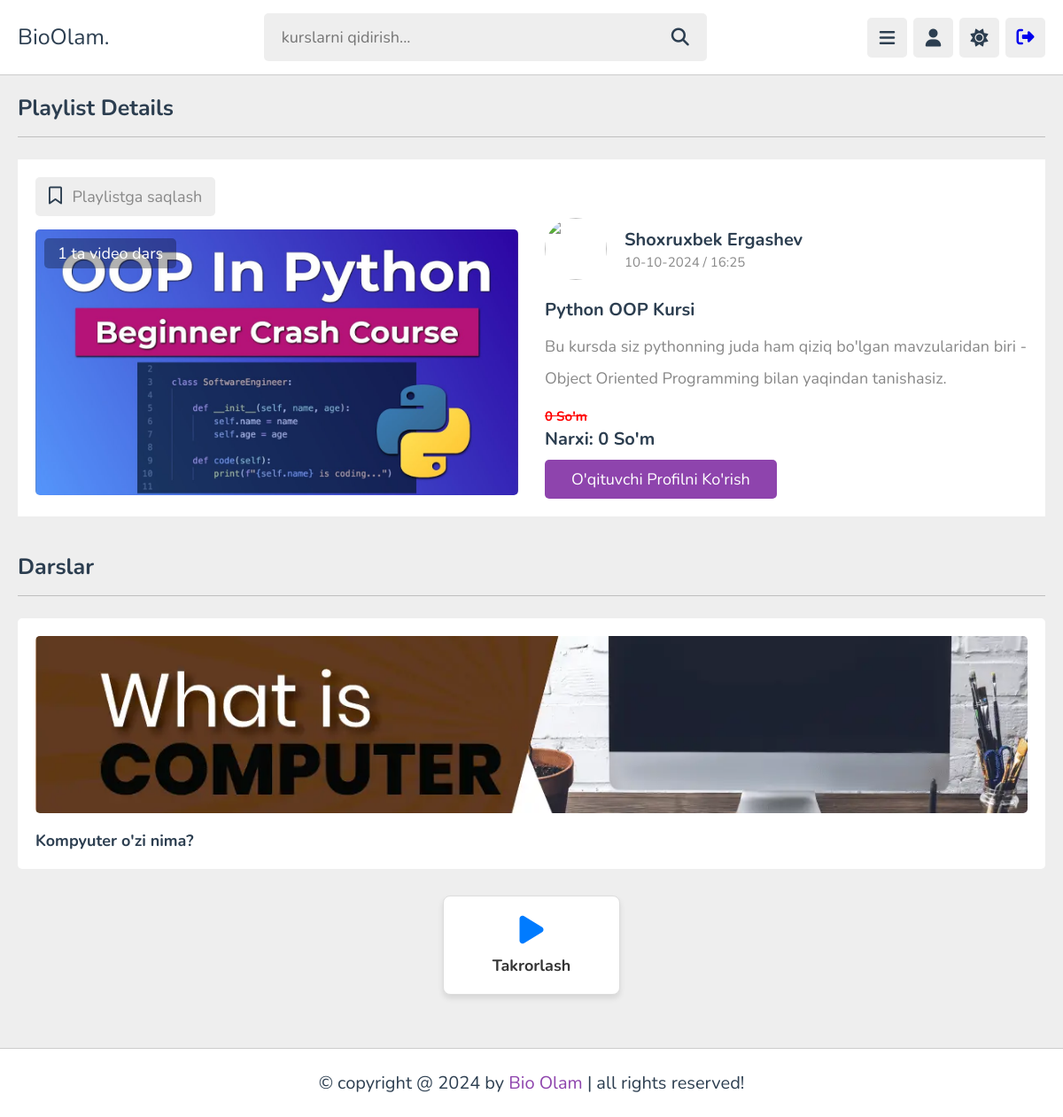
The app's page /courses/playlists/15/ (signed in) with its own data.
### courses/models.py (models this page shows, shortened)
class Subcategory(models.Model):
    class CourseType(models.TextChoices):
        Free = "Free", "Free"
        Paid = "Paid", "Paid"
    category = models.ForeignKey(
        Category,
        on_delete=models.CASCADE,
        related_name='subcategories'
    )
    teacher = models.ForeignKey(
        'users.Teachers',
        on_delete=models.CASCADE,
        related_name='subcategories'
    )
    course_type = models.CharField(
        max_length=200,
        choices=CourseType.choices,
        default=CourseType.Free
    )
    name = models.CharField(max_length=100)
    descriptions = models.TextField()
    image = models.ImageField(
        upload_to="subcategory/",
        blank=True,
        null=True
    )
    created_at = models.DateTimeField(auto_now_add=True)
    student_count = models.IntegerField(default=0)
    course_duration = models.IntegerField(default=0)
    videos_count = models.IntegerField(default=0)
    is_payment = models.BooleanField(default=False)
    old_price = models.IntegerField(default=0)
    price = models.BigIntegerField(default=0)

class Videos(models.Model):
    subcategory = models.ForeignKey(
        Subcategory,
        on_delete=models.CASCADE
    )
    name = models.CharField(max_length=100)
    description = models.TextField()
    time = models.IntegerField(default=0, null=False, blank=False)
    video = models.FileField(upload_to="videos/")
    likes_num = models.ManyToManyField(User, related_name="videos_like", blank=True)
    comment_num = models.IntegerField(default=0)
    created_at = models.DateTimeField(default=timezone.now)
    cover_image = models.ImageField(upload_to="videos/covers/", default="static/images/post-1-1.png")

### users/models.py (models this page shows, shortened)
class Teachers(models.Model):
    class TeacherType(models.TextChoices):
        Other = "Other", "Other"
        Biology = "Biologiya", "Biology"
        Chemistry = "Kimyo", "Chemistry"
        Physics = "Physics", "Physics"
        Math = "Matematika", "Math"
        English = "Ingliz tili", "English"
        History = "Tarix", "History"
        Geography = "Geografiya", "Geography"
        ComputerScience = "Computer Science", "Computer Science"
        Literature = "Adabiyot", "Literature"
        Art = "San'at", "Art"
        Music = "Musiqa", "Music"
    user = models.OneToOneField(
        User,
        on_delete=models.CASCADE,
        related_name='teacher'
    )
    profile = models.ForeignKey(
        Profile,
        on_delete=models.CASCADE,
        related_name='user_teachers',
    )
    teacher_type = models.CharField(
        max_length=200,
        choices=TeacherType.choices,
        default=TeacherType.Other
    )
    bio = models.TextField()
    courses_num = models.IntegerField(default=0)
    videos_num = models.IntegerField(default=0)
    student_num = models.IntegerField(default=0)
    likes_num = models.IntegerField(default=0)
    comments_num = models.IntegerField(default=0)
    income = models.DecimalField(max_digits=10, decimal_places=2, default=0.0)

### quiz_app/models.py (models this page shows, shortened)
class Quiz(models.Model):
    name = models.CharField(max_length=150)
    description = models.TextField(
        default="Another quiz!",
        blank=True,
        null=True
    )
    date = models.DateTimeField(
        auto_now_add=True,
        blank=True,
        null=True
    )
    subcategory = models.ForeignKey(
        Subcategory,
        on_delete=models.SET_NULL,
        help_text="Viktorina baholanadigan mavzu",
        null=True,
        blank=True,
        related_name="quizes" # The way we reference the quiz using a Topic object
    )
    teacher = models.ForeignKey(
        User,
        on_delete=models.CASCADE,
        related_name='quizzes',  # O'qituvchi orqali quizlarga murojaat qilish
        help_text="Viktorinani yaratgan o'qituvchi",
        default=None,
    )
    number_of_questions = models.IntegerField()
    time = models.IntegerField(
        help_text="Viktorinaning davomiyligi (daqiqalarda)"
    )
    required_score = models.DecimalField(
        help_text="Viktorinadan o'tish uchun necha foiz ball kerak bo'ladi",
        max_digits=6,
        decimal_places=2,
        validators=PERCENTAGE_VALIDATOR
    )
    difficulty = models.CharField(
        help_text="Viktorinaning qiyinligi",
        max_length=6,
        choices=DIFFICULTY_CHOICES
    )
    class Meta:
        verbose_name_plural = "Quizes"

### pages/views.py (the view)
# urls.py: path('courses/playlists/<int:id>/', playlists_view, name='playlists_view'),
@login_required()
def playlists_view(request, id):
    subcategory = get_object_or_404(Subcategory.objects.all(), id=id)
    quizzes = Quiz.objects.filter(subcategory=subcategory)
    profile = request.user.profile
    is_purchased = PurchasedPlaylist.objects.filter(user=request.user, subcategory=subcategory).exists()
    if request.method == 'POST':
        if profile.saved_playlists.filter(id=subcategory.id).exists():
            profile.saved_playlists.remove(subcategory)
        else:
            profile.saved_playlists.add(subcategory)
        return redirect('playlists_view', id=id)
    videos = subcategory.videos_set.all()
    quiz_results = {}
    for quiz in quizzes:
        latest_result = Result.objects.filter(user=profile, quiz=quiz).order_by('-date').first()
        quiz_results[quiz.pk] = latest_result
    context = {
        'subcategory': subcategory,
        'videos': videos,
         'is_saved': profile.saved_playlists.filter(id=subcategory.id).exists(),
         'is_purchased': is_purchased,
         'quizzes': quizzes,
         'quiz_results': quiz_results,
    }
    return render(request, 'side_bar/playlists.html', context)

### users/context_processor.py (called while the page is built)
def get_user(request):
    user = request.user
    context = {
        'user': user,
    }
    return context

### templates/side_bar/playlists.html (shortened to what this page needs)
{% extends "base.html" %}
{% load static %}
{% block content %}
<section class="playlist-details">
    <h1 class="heading">playlist details</h1>
    <div class="row">
       <div class="column">
         <form action="" method="post" class="save-playlist">
            <button type="submit">
                <i class="far fa-bookmark"></i>
                <span>
                   {% if is_saved %}
                       <span style="color: green;">Playlistsdan olib tashlash</span>
                   {% else %}
                       Playlistga saqlash
                   {% endif %}
                </span>
            </button>
         </form>
          <div class="thumb">
             <img src="{{ subcategory.image.url }}" alt="">
             <span>{{ subcategory.videos_count }} ta video dars</span>
          </div>
       </div>
       <div class="column">
          <div class="tutor">
             {% if subcategory.teacher.profile.photo %}
                 <img src="{{ subcategory.teacher.profile.photo.url }}" alt="">
             {% else %}
                 <img src="{% static 'images/user.png' %}" alt="">
             {% endif %}
             <div>
                <h3>{{ subcategory.teacher.user.first_name }} {{ subcategory.teacher.user.last_name }}</h3>
                <span>{{ subcategory.created_at|date:"d-m-Y / H:i" }}</span>
             </div>
          </div>
          <div class="details">
             <h3>{{ subcategory.name }}</h3>
             <p>{{ subcategory.descriptions }}</p>
             {% if not is_purchased %}
               <h3><del style="text-decoration: line-through; font-size: 15px; color: red;">{{ subcategory.old_price }} so'm</del></h3>
               <h3>Narxi: {{ subcategory.price }} so'm</h3>
             {% endif %}
             <a href="{% url "teacher_profile" subcategory.teacher.id %}" class="inline-btn">O'qituvchi Profilni ko'rish</a>
          </div>
       </div>
    </div>
 </section>
 <section class="playlist-videos">
    <h1 class="heading">Darslar</h1>
    <div class="box-container">
      {% for video in videos %}
          {% if subcategory.course_type == "Paid" %}
              {% if is_purchased %}
                <a class="box" href="{% url "watch_video" video.id %}">
                   <i class="fas fa-play"></i>
                   <img src="{{ video.cover_image.url }}" alt="">
                   <h3>{{ video.name }}</h3>
                </a>
              {% else %}
                <div class="box">
                   <i class="fas fa-lock"></i>
                   <img src="{{ video.cover_image.url }}" alt="">
                   <h3>{{ video.name }}</h3>
                   <p>Videoni tomosha qilish uchun kursni xarid qilishingiz kerak</p>
                </div>
              {% endif %}
          {% else %}
              <a class="box" href="{% url "watch_video" video.id %}">
                  <img src="{{ video.cover_image.url }}" alt="">
                  <h3>{{ video.name }}</h3>
              </a>
          {% endif %}
      {% endfor %}
    </div>
     {% if subcategory.course_type == "Paid" %}
         {% if is_purchased %}
             <div id="quizStartModal" class="modal">
              <div class="modal-content">
                  <span class="close">&times;</span>
                  <h5 style="font-size: 28px;">Start Quiz</h5>
                  <div class="modal-body" id="modal-body-confirm">
                  </div>
                  <div class="modal-footer">
                      <button class="btn btn-danger" id="cancel-button">Cancel</button>
                      <button class="btn btn-success" id="start-button">Start</button>
                  </div>
              </div>
             </div>
          <div class="quiz-container">
              {% for quiz in quizzes %}
                  <div class="quiz-box" data-pk="{{quiz.pk}}" data-date="{{quiz.date}}" data-name="{{quiz.name}}"
                      data-description="{{quiz.description}}" data-topic="{{quiz.subcategory.name}}"
                      data-questions="{{quiz.number_of_questions}}" data-difficulty="{{quiz.difficulty}}"
                      data-time="{{quiz.time}}" data-pass="{{quiz.required_score}}">
                      <i class="fas fa-play"></i>
                      <h3>{{ quiz.name }}</h3>
                  </div>
              {% endfor %}
          </div>
         {% else %}
             <div class="quiz-container">
                {% for quiz in quizzes %}
                    <div class="quiz-box locked">
                        <i class="fas fa-lock"></i>
                        <h3>{{ quiz.name }}</h3>
                        <p>Ushbu testni boshlash uchun kursni xarid qilishingiz kerak</p>
                    </div>
                {% endfor %}
             </div>
         {% endif %}
     {% else %}
         <div class="quiz-container">
             {% for quiz in quizzes %}
                 <div class="quiz-box" data-pk="{{quiz.pk}}" data-date="{{quiz.date}}" data-name="{{quiz.name}}"
                      data-description="{{quiz.description}}" data-topic="{{quiz.subcategory.name}}"
                      data-questions="{{quiz.number_of_questions}}" data-difficulty="{{quiz.difficulty}}"
                      data-time="{{quiz.time}}" data-pass="{{quiz.required_score}}">
                      <i class="fas fa-play"></i>
                      <h3>{{ quiz.name }}</h3>
                 </div>
             {% endfor %}
          </div>
     {% endif %}
 </section>
{% endblock content %}

### static/css/style.css (style rules this page uses)
:root { --main-color:#8e44ad; --red:#e74c3c; --orange:#f39c12; --light-color:#888; --light-bg:#eee; --black:#2c3e50; --white:#fff; --border:.1rem solid rgba(0,0,0,.2); }
* { font-family: 'Nunito', sans-serif; margin:0; padding:0; box-sizing: border-box; outline: none; border:none; text-decoration: none; }
html { font-size: 62.5%; overflow-x: hidden; }
body { background-color: var(--light-bg); padding-left: 30rem; }
section { padding:2rem; margin: 0 auto; max-width: 1200px; }
.heading { font-size: 2.5rem; color:var(--black); margin-bottom: 2.5rem; border-bottom: var(--border); padding-bottom: 1.5rem; text-transform: capitalize; }
.inline-btn, .inline-option-btn, .inline-delete-btn, .btn, .delete-btn, .option-btn { border-radius: .5rem; color:#fff; font-size: 1.8rem; cursor: pointer; text-transform: capitalize; padding:1rem 3rem; text-align: center; margin-top: 1rem; }
.inline-btn, .inline-option-btn, .inline-delete-btn { display: inline-block; }
.btn, .inline-btn { background-color: var(--main-color); }
.playlist-details .row { display: flex; align-items: flex-end; gap:3rem; flex-wrap: wrap; background-color: var(--white); padding: 2rem; }
.playlist-details .row .column { flex: 1 1 40rem; }
.playlist-details .row .column .save-playlist { margin-bottom: 1.5rem; }
.playlist-details .row .column .save-playlist button { border-radius: .5rem; background-color: var(--light-bg); padding:1rem 1.5rem; cursor: pointer; }
.playlist-details .row .column .save-playlist button i { font-size: 2rem; color:var(--black); margin-right: .8rem; }
.playlist-details .row .column .save-playlist button span { font-size: 1.8rem; color:var(--light-color); }
.playlist-details .row .column .thumb { position: relative; }
.playlist-details .row .column .thumb span { font-size: 1.8rem; color: #fff; background-color: rgba(0,0,0,.3); border-radius: .5rem; position: absolute; top: 1rem; left: 1rem; padding: .5rem 1.5rem; }
.playlist-details .row .column .thumb img { height: 30rem; width: 100%; object-fit: cover; border-radius: .5rem; }
.playlist-details .row .column .tutor { display: flex; align-items: center; gap: 2rem; margin-bottom: 2rem; }
.playlist-details .row .column .tutor img { height: 7rem; width: 7rem; border-radius: 50%; object-fit: cover; }
.playlist-details .row .column .tutor h3 { font-size: 2rem; color:var(--black); margin-bottom: .2rem; }
.playlist-details .row .column .tutor span { font-size: 1.5rem; color: var(--light-color); }
.playlist-details .row .column .details h3 { font-size: 2rem; color: var(--black); text-transform: capitalize; }
.playlist-details .row .column .details p { padding: 1rem 0; line-height: 2; font-size: 1.8rem; color: var(--light-color); }
.playlist-videos .box-container { display: grid; grid-template-columns: repeat(auto-fit, minmax(30rem, 1fr)); gap:1.5rem; justify-content: center; align-items: flex-start; }
.playlist-videos .box-container .box { background-color: var(--white); border-radius: .5rem; padding: 2rem; position: relative; }
.playlist-videos .box-container .box img { width: 100%; height: 20rem; object-fit: cover; border-radius: .5rem; }
.playlist-videos .box-container .box h3 { margin-top: 1.5rem; font-size: 1.8rem; color: var(--black); }
@media (max-width:1200px) { body { padding-left: 0; } }

### templates/side_bar/playlists.html (style rules this page uses)
.quiz-container { display: flex; flex-wrap: wrap; justify-content: center; padding: 20px; }
.quiz-box { background-color: #fff; border: 1px solid #ddd; border-radius: 8px; box-shadow: 0 4px 6px rgba(0, 0, 0, 0.1); display: flex; flex-direction: column; align-items: center; justify-content: center; text-align: center; width: 200px; margin: 10px; padding: 20px; transition: transform 0.3s, box-shadow 0.3s; text-decoration: none; color: #333; cursor: pointer; }
.quiz-box i { font-size: 36px; margin-bottom: 10px; color: #007BFF; }
.quiz-box h3 { font-size: 18px; margin: 0; }

### records on screen
Subcategory: image (picture), videos_count "1", teacher.user.first_name "Shoxruxbek", teacher.user.last_name "Ergashev", created_at "10-10-2024 / 16:25", name "Python OOP Kursi", descriptions "Bu kursda siz pythonning juda ham qiziq bo'lgan mavzularidan biri - Object Oriented Programming bilan yaqindan tanishasiz.", old_price "0", price "0"
Videos: cover_image (picture), name "Kompyuter o'zi nima?"
Quiz: name "Takrorlash"
